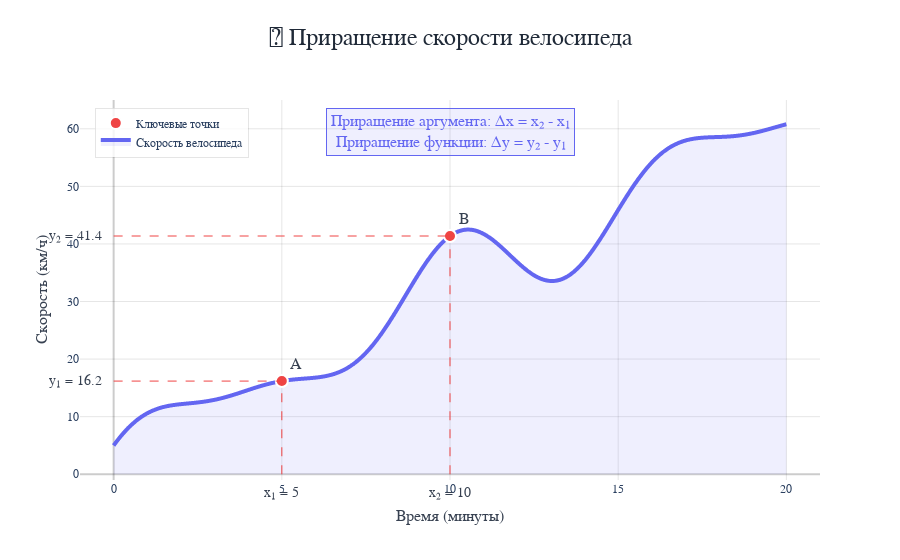

Here is the notebook cell this chart was saved with:
### Markdown cell above
Мы вспомнили понятие функции, и теперь давайте рассмотрим изменение скорости велосипеда в разные промежутки времени. Для этого разберём два понятия: приращение аргумента и приращение функции.

Отметим на графике точки **A** и **B**, опустим из них перпендикуляры на оси **X** и **Y**. Точки пересечения этих перпендикуляров с осями будут координатами точек **A** и **B**. Пусть точка **A** имеет координаты $(x_1, y_1)$, а точка **B** — $(x_2, y_2)$:

### Code cell
# Генерация данных
t, v = generate_data()

# Выбираем точки A и B
x1, x2 = 5, 10  # Время в минутах
y1, y2 = create_speed_function(x1), create_speed_function(x2)

# Создание основного графика
fig = go.Figure()

# Основная линия графика с градиентом
fig.add_trace(go.Scatter(
    x=t,
    y=v,
    mode='lines',
    name='Скорость велосипеда',
    line=dict(
        color='#6366f1',
        width=4,
        shape='spline',
        smoothing=1.3
    ),
    fill='tonexty',
    fillcolor='rgba(99, 102, 241, 0.1)',
    hovertemplate='<b>Время:</b> %{x:.1f} мин<br>' +
                  '<b>Скорость:</b> %{y:.1f} км/ч<br>' +
                  '<extra></extra>'
))

# Добавление точек A и B
fig.add_trace(go.Scatter(
    x=[x1, x2],
    y=[y1, y2],
    mode='markers+text',
    name='Ключевые точки',
    marker=dict(
        size=12,
        color='#ef4444',
        symbol='circle',
        line=dict(color='white', width=2)
    ),
    text=['A', 'B'],
    textposition='top right',
    textfont=dict(size=16, color='#374151'),
    hovertemplate='<b>Точка %{text}:</b><br>' +
                  '<b>Время:</b> %{x:.1f} мин<br>' +
                  '<b>Скорость:</b> %{y:.1f} км/ч<br>' +
                  '<extra></extra>'
))

# Добавление перпендикуляров и проекций
fig.add_trace(go.Scatter(
    x=[x1, x1],
    y=[0, y1],
    mode='lines',
    name='Проекция A',
    line=dict(color='#ef4444', width=1, dash='dash'),
    showlegend=False,
    hoverinfo='skip'
))

fig.add_trace(go.Scatter(
    x=[x2, x2],
    y=[0, y2],
    mode='lines',
    name='Проекция B',
    line=dict(color='#ef4444', width=1, dash='dash'),
    showlegend=False,
    hoverinfo='skip'
))

fig.add_trace(go.Scatter(
    x=[0, x1],
    y=[y1, y1],
    mode='lines',
    name='Проекция A',
    line=dict(color='#ef4444', width=1, dash='dash'),
    showlegend=False,
    hoverinfo='skip'
))

fig.add_trace(go.Scatter(
    x=[0, x2],
    y=[y2, y2],
    mode='lines',
    name='Проекция B',
    line=dict(color='#ef4444', width=1, dash='dash'),
    showlegend=False,
    hoverinfo='skip'
))

# Добавление аннотаций для координат
fig.add_annotation(
    x=0,
    y=y1,
    text=f'y₁ = {y1:.1f}',
    showarrow=False,
    xanchor='right',
    xshift=-10,
    font=dict(size=14, color='#374151')
)

fig.add_annotation(
    x=0,
    y=y2,
    text=f'y₂ = {y2:.1f}',
    showarrow=False,
    xanchor='right',
    xshift=-10,
    font=dict(size=14, color='#374151')
)

fig.add_annotation(
    x=x1,
    y=0,
    text=f'x₁ = {x1}',
    showarrow=False,
    yanchor='top',
    yshift=-10,
    font=dict(size=14, color='#374151')
)

fig.add_annotation(
    x=x2,
    y=0,
    text=f'x₂ = {x2}',
    showarrow=False,
    yanchor='top',
    yshift=-10,
    font=dict(size=14, color='#374151')
)

# Настройка макета
fig.update_layout(
    title=dict(
        text='🚴 Приращение скорости велосипеда',
        font=dict(size=24, color='#1f2937'),
        x=0.5,
        y=0.95
    ),
    xaxis=dict(
        title=dict(
            text='Время (минуты)',
            font=dict(size=16, color='#374151')
        ),
        gridcolor='rgba(0,0,0,0.1)',
        zerolinecolor='rgba(0,0,0,0.2)',
        showgrid=True,
        range=[-1, 21]
    ),
    yaxis=dict(
        title=dict(
            text='Скорость (км/ч)',
            font=dict(size=16, color='#374151')
        ),
        gridcolor='rgba(0,0,0,0.1)',
        zerolinecolor='rgba(0,0,0,0.2)',
        showgrid=True,
        range=[-1, 65]
    ),
    plot_bgcolor='white',
    paper_bgcolor='white',
    font=dict(family='Arial, sans-serif'),
    showlegend=True,
    legend=dict(
        x=0.02,
        y=0.98,
        bgcolor='rgba(255,255,255,0.8)',
        bordercolor='rgba(0,0,0,0.1)',
        borderwidth=1
    ),
    margin=dict(l=80, r=80, t=100, b=80),
    hovermode='x unified'
)

# Добавление аннотаций с пояснениями
fig.add_annotation(
    x=0.5,
    y=0.98,
    xref='paper',
    yref='paper',
    text='Приращение аргумента: Δx = x₂ - x₁<br>Приращение функции: Δy = y₂ - y₁',
    showarrow=False,
    font=dict(size=16, color='#6366f1'),
    bgcolor='rgba(99, 102, 241, 0.1)',
    bordercolor='#6366f1',
    borderwidth=1,
    borderpad=4,
    align='center'
)

# Отображение графика
fig.show()

### Figure 1 — Plotly figure (JSON) as saved in the notebook; plotly's stock layout.template omitted (floating-point values rounded to 4 significant figures; data arrays with more than 128 entries replaced by an {"elided": "..."} marker saying what was removed)
{"data": [{"fill": "tonexty", "fillcolor": "rgba(99, 102, 241, 0.1)", "hovertemplate": "<b>Время:</b> %{x:.1f} мин<br><b>Скорость:</b> %{y:.1f} км/ч<br><extra></extra>", "line": {"color": "#6366f1", "shape": "spline", "smoothing": 1.3, "width": 4}, "mode": "lines", "name": "Скорость велосипеда", "type": "scatter", "x": {"elided": "1000 float values"}, "y": {"elided": "1000 float values"}}, {"hovertemplate": "<b>Точка %{text}:</b><br><b>Время:</b> %{x:.1f} мин<br><b>Скорость:</b> %{y:.1f} км/ч<br><extra></extra>", "marker": {"color": "#ef4444", "line": {"color": "white", "width": 2}, "size": 12, "symbol": "circle"}, "mode": "markers+text", "name": "Ключевые точки", "text": ["A", "B"], "textfont": {"color": "#374151", "size": 16}, "textposition": "top right", "type": "scatter", "x": [5, 10], "y": [16.18, 41.38]}, {"hoverinfo": "skip", "line": {"color": "#ef4444", "dash": "dash", "width": 1}, "mode": "lines", "name": "Проекция A", "showlegend": false, "type": "scatter", "x": [5, 5], "y": [0, 16.18]}, {"hoverinfo": "skip", "line": {"color": "#ef4444", "dash": "dash", "width": 1}, "mode": "lines", "name": "Проекция B", "showlegend": false, "type": "scatter", "x": [10, 10], "y": [0, 41.38]}, {"hoverinfo": "skip", "line": {"color": "#ef4444", "dash": "dash", "width": 1}, "mode": "lines", "name": "Проекция A", "showlegend": false, "type": "scatter", "x": [0, 5], "y": [16.18, 16.18]}, {"hoverinfo": "skip", "line": {"color": "#ef4444", "dash": "dash", "width": 1}, "mode": "lines", "name": "Проекция B", "showlegend": false, "type": "scatter", "x": [0, 10], "y": [41.38, 41.38]}], "layout": {"annotations": [{"font": {"color": "#374151", "size": 14}, "showarrow": false, "text": "y₁ = 16.2", "x": 0, "xanchor": "right", "xshift": -10, "y": 16.18}, {"font": {"color": "#374151", "size": 14}, "showarrow": false, "text": "y₂ = 41.4", "x": 0, "xanchor": "right", "xshift": -10, "y": 41.38}, {"font": {"color": "#374151", "size": 14}, "showarrow": false, "text": "x₁ = 5", "x": 5, "y": 0, "yanchor": "top", "yshift": -10}, {"font": {"color": "#374151", "size": 14}, "showarrow": false, "text": "x₂ = 10", "x": 10, "y": 0, "yanchor": "top", "yshift": -10}, {"align": "center", "bgcolor": "rgba(99, 102, 241, 0.1)", "bordercolor": "#6366f1", "borderpad": 4, "borderwidth": 1, "font": {"color": "#6366f1", "size": 16}, "showarrow": false, "text": "Приращение аргумента: Δx = x₂ - x₁<br>Приращение функции: Δy = y₂ - y₁", "x": 0.5, "xref": "paper", "y": 0.98, "yref": "paper"}], "font": {"family": "Arial, sans-serif"}, "hovermode": "x unified", "legend": {"bgcolor": "rgba(255,255,255,0.8)", "bordercolor": "rgba(0,0,0,0.1)", "borderwidth": 1, "x": 0.02, "y": 0.98}, "margin": {"b": 80, "l": 80, "r": 80, "t": 100}, "paper_bgcolor": "white", "plot_bgcolor": "white", "showlegend": true, "title": {"font": {"color": "#1f2937", "size": 24}, "text": "🚴 Приращение скорости велосипеда", "x": 0.5, "y": 0.95}, "xaxis": {"gridcolor": "rgba(0,0,0,0.1)", "range": [-1, 21], "showgrid": true, "title": {"font": {"color": "#374151", "size": 16}, "text": "Время (минуты)"}, "zerolinecolor": "rgba(0,0,0,0.2)"}, "yaxis": {"gridcolor": "rgba(0,0,0,0.1)", "range": [-1, 65], "showgrid": true, "title": {"font": {"color": "#374151", "size": 16}, "text": "Скорость (км/ч)"}, "zerolinecolor": "rgba(0,0,0,0.2)"}}}
